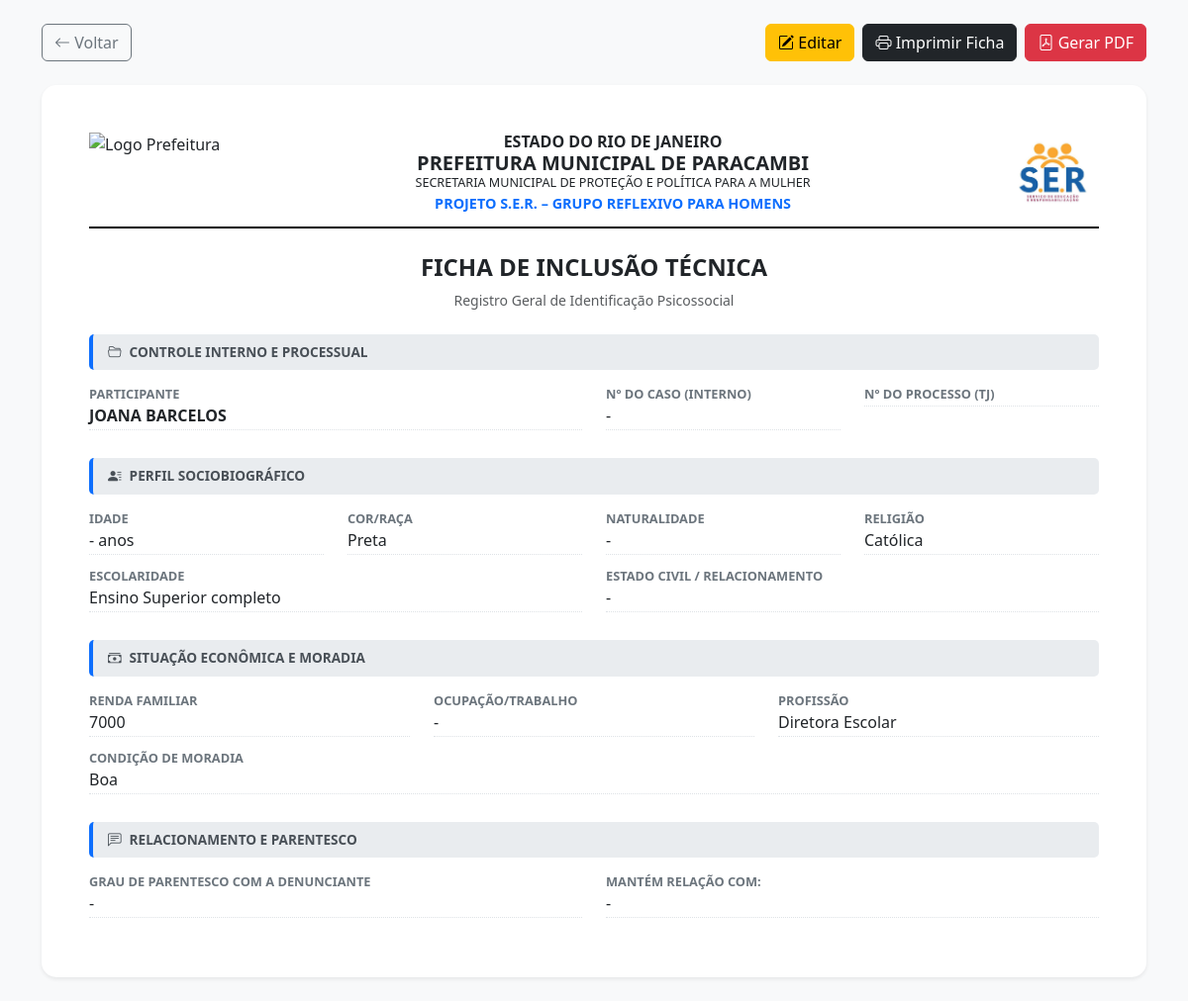
The page /public/ficha_inclusao_ver.php?participante_id=27 (signed in) on the database as committed earlier.
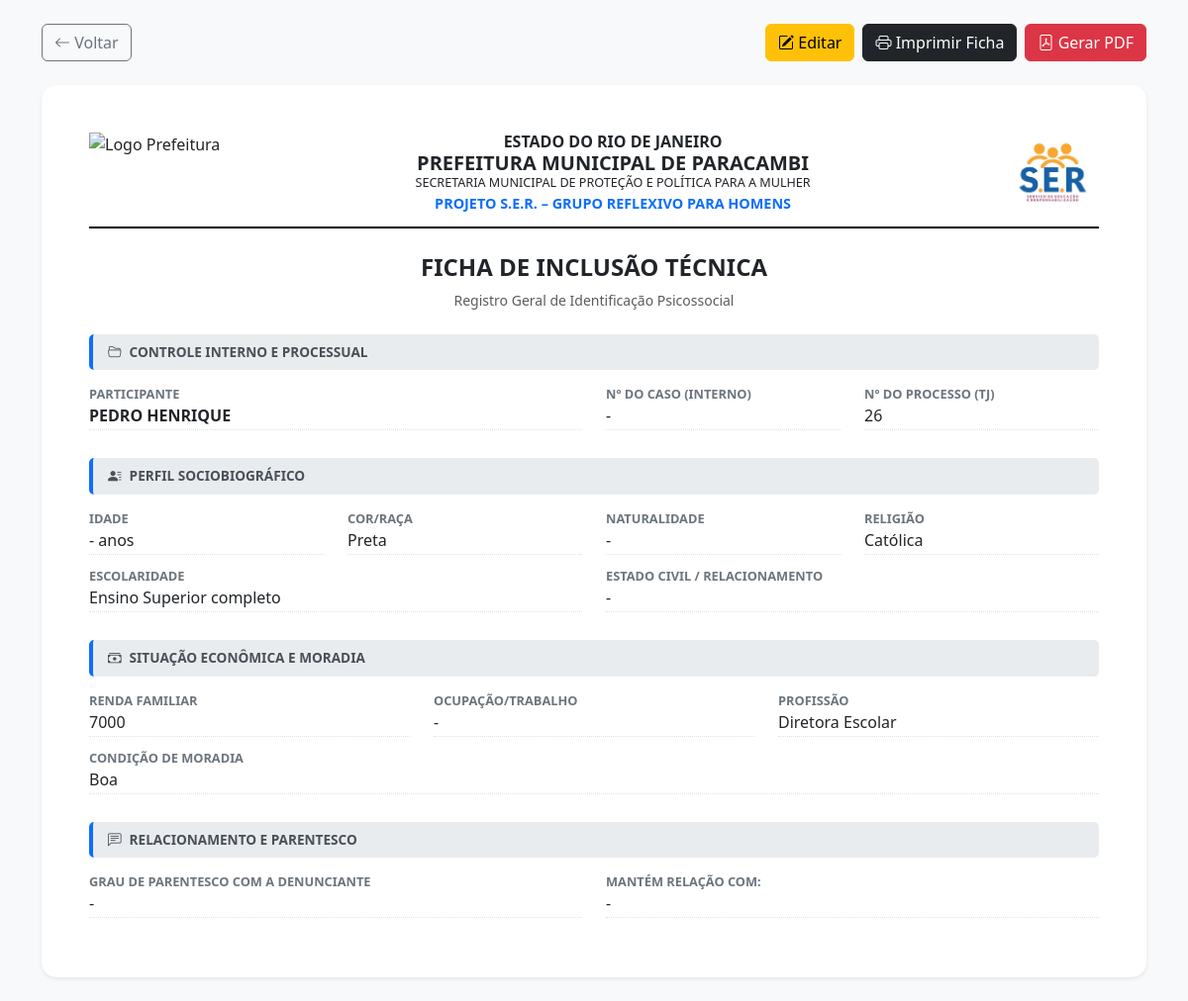
The same page on the database as committed later.
### tables this page shows
CREATE TABLE `participantes` (
  `id` int(11) NOT NULL,
  `nome` varchar(120) NOT NULL,
  `numero_processo` varchar(50) DEFAULT NULL,
  `cpf` varchar(11) DEFAULT NULL,
  `data_nascimento` date DEFAULT NULL,
  `telefone` varchar(20) DEFAULT NULL,
  `email` varchar(120) DEFAULT NULL,
  `endereco` varchar(150) DEFAULT NULL,
  `bairro` varchar(100) DEFAULT NULL,
  `turma_id` int(11) DEFAULT NULL,
  `observacoes` text DEFAULT NULL,
  `criado_em` timestamp NOT NULL DEFAULT current_timestamp(),
  `caso_id` int(11) DEFAULT NULL,
  `status` enum('ativo','inativo') DEFAULT 'ativo',
  `total_passagens` int(11) DEFAULT 0
);

### public/ficha_inclusao_ver.php (the view, shortened to what the changed rows need)
<?php
require_once __DIR__ . '/../config/conexao.php';
$participante_id = $_GET['participante_id'] ?? null;
$stmt = $pdo->prepare("SELECT nome, numero_processo FROM participantes WHERE id = ?");
$stmt->execute([$participante_id]);
$p = $stmt->fetch();
?>
<!DOCTYPE html>
<html lang="pt-br">
<head>
    <link href="https://cdn.jsdelivr.net/npm/bootstrap@5.3.0/dist/css/bootstrap.min.css" rel="stylesheet">
    <link rel="stylesheet" href="https://cdn.jsdelivr.net/npm/bootstrap-icons@1.11.3/font/bootstrap-icons.min.css">
</head>
<body>
<div class="container py-4">
    <div class="card shadow-sm">
        <div class="card-body p-5">
            <div class="row">
                <div class="col-md-6">
                    <p class="data-label">Participante</p>
                    <div class="data-value fw-bold text-uppercase"><?= htmlspecialchars($p['nome']) ?></div>
                </div>
                <div class="col-md-3">
                    <p class="data-label">Nº do Processo (TJ)</p>
                    <div class="data-value"><?= htmlspecialchars($p['numero_processo']) ?></div>
                </div>
            </div>
        </div>
    </div>
</div>
</body>
</html>

Rows that differ between the two databases and show on the page:
changed participantes: nome "JOANA BARCELOS" → "PEDRO HENRIQUE"; numero_processo (not shown) → "26"
